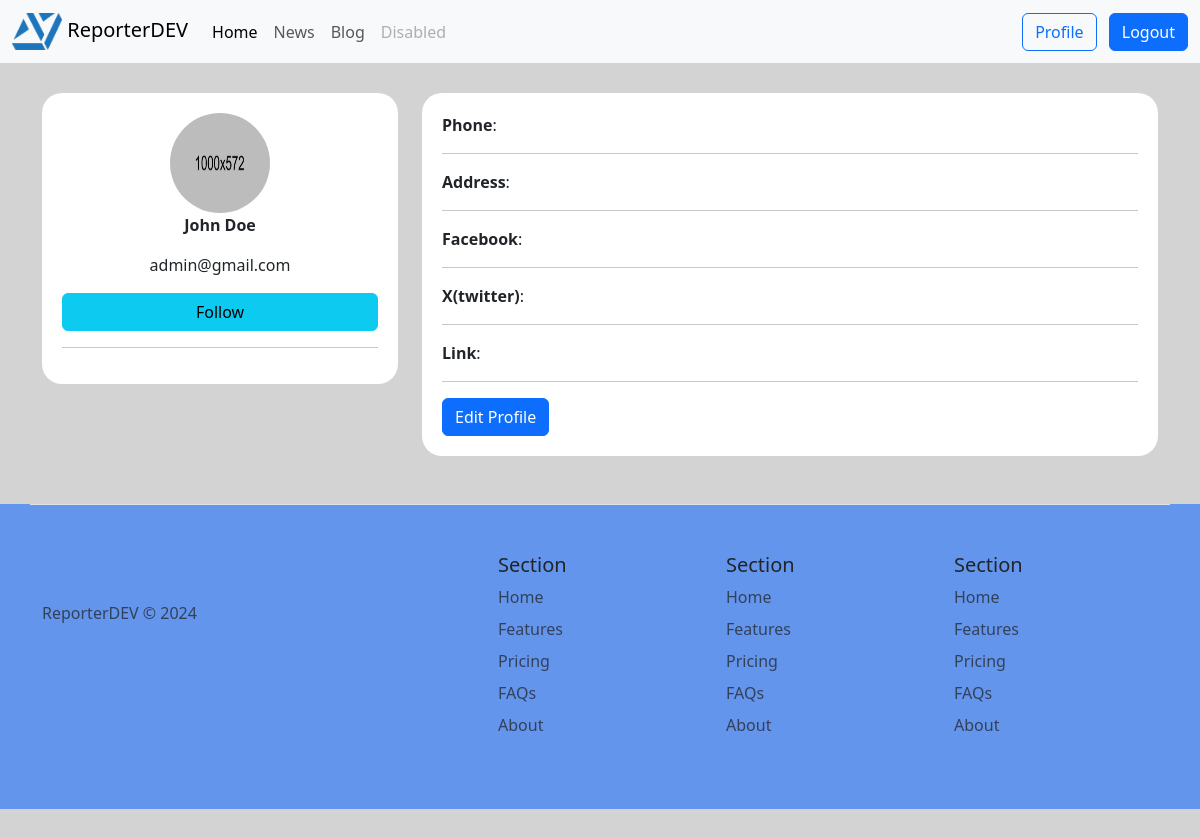
The app's page /accounts/profile/ (signed in), older data.
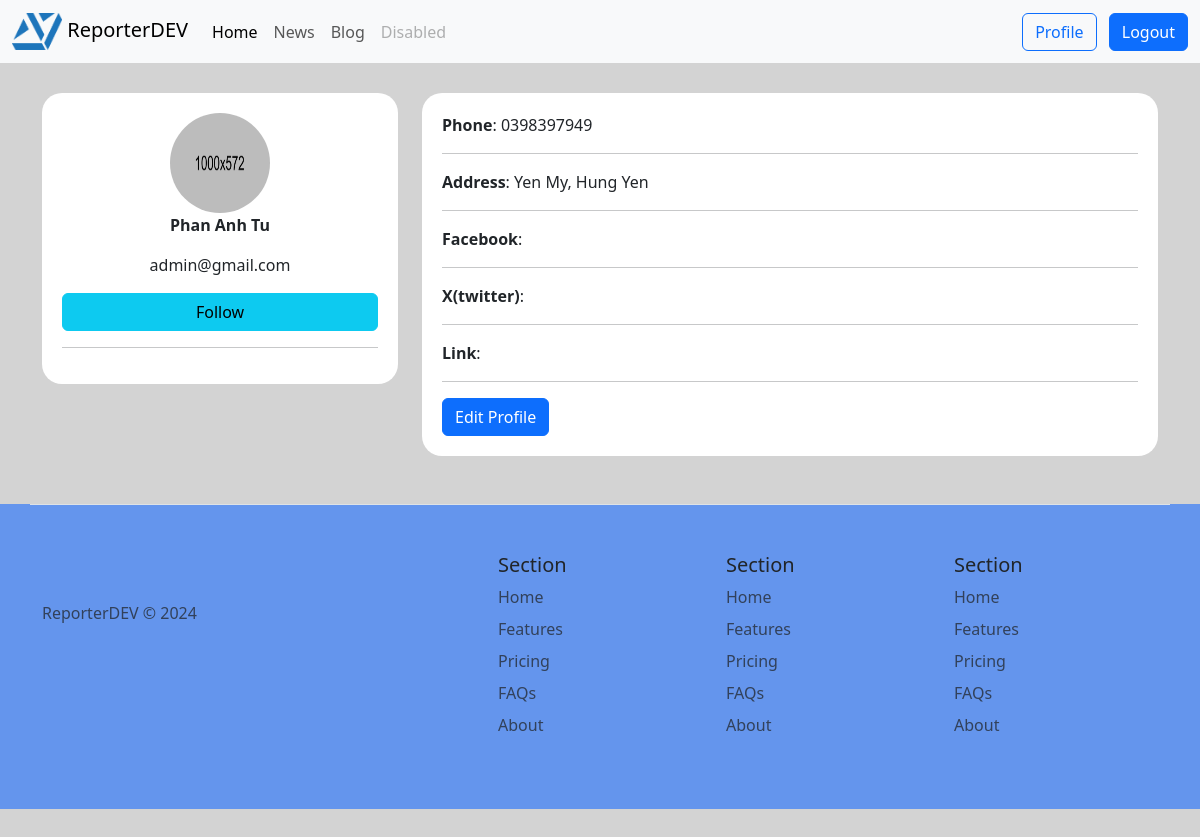
The same page, newer data.
### accounts/models.py (models this page shows, shortened)
class AuthorProfile(models.Model):
	user = models.OneToOneField(Author, on_delete=models.CASCADE)
	full_name = models.CharField(max_length=50, blank=True)
	avatar = models.ImageField(upload_to='avatar_user', blank=True)
	bio = models.CharField(max_length=255, blank=True)
	phone = models.CharField(max_length=11, blank=True)
	address = models.CharField(max_length=50, blank=True)
	link_facebook = models.CharField(max_length=100, blank=True)
	link_x = models.CharField(max_length=100, blank=True)
	link_other = models.CharField(max_length=100, blank=True)

class CustomUser(AbstractUser):
	class Types(models.TextChoices):
		ADMIN = 'admin', 'Admin'
		AUTHOR = 'author', 'Author'
		READER = 'reader', 'Reader'
	base_type = Types.READER
	user_type = models.CharField(_("Type"), max_length=10, choices=Types.choices, default=Types.READER)
	email = models.EmailField(unique=True)
	username = None
	USERNAME_FIELD = 'email'
	REQUIRED_FIELDS = ['user_type']
	objects = CustomUserManager()

### accounts/views.py (the view)
# urls.py: path('profile/', views.author_profile_view, name='profile'),
@login_required
def author_profile_view(request):
	try:
		profile = models.AuthorProfile.objects.get(user=request.user)
	except models.AuthorProfile.DoesNotExist:
		models.AuthorProfile.objects.create(user=request.user).save()
		profile = models.AuthorProfile.objects.get(user=request.user)
	if request.method == 'POST':
		form = forms.AuthorProfileForm(request.POST, instance=profile)
		if form.is_valid():
			form.save()
	else:
		form = forms.AuthorProfileForm()
	return render(request, 'accounts/profile.html', {'profile': profile, 'form': form})

### templates/accounts/profile.html (shortened to what this page needs)
{% extends 'base.html' %}
{% load static %}
{% block stylesheets %}
    <link rel="stylesheet" type="text/css" href="{% static 'css/profile.css' %}"/>
{% endblock %}
{% block content %}
    <div class="row" style="margin-top: 30px;">
        <div class="col-lg-4 col-md-6 col-12">
            <div class="info-author">
                {% if profile.avatar %}
                    <img src="/media/{{ profile.avatar }}" alt="avatar_author" class="avatar-author">
                {% else %}
                    <img src="/media/example.jpg" alt="avatar_author" class="avatar-author">
                {% endif %}
                {% if profile.full_name %}
                    <p><b>{{ profile.full_name }}</b></p>
                {% else %}
                    <p><b>John Doe</b></p>
                {% endif %}
                <p>{{ profile.user.email }}</p>
                <button class="btn btn-info" style="width: 100%">Follow</button>
                <hr>
            </div>
        </div>
        <div class="col-lg-8 col-md-6 col-12">
            <div class="info-author-2">
                <p><b>Phone</b>: {{ profile.phone }}</p>
                <hr>
                <p><b>Address</b>: {{ profile.address }}</p>
                <hr>
                <p><b>Facebook</b>: {{ profile.link_facebook }}</p>
                <hr>
                <p><b>X(twitter)</b>: {{ profile.link_x }}</p>
                <hr>
                <p><b>Link</b>: {{ profile.link_other }}</p>
                <hr>
                <button type="button" class="btn btn-primary" data-toggle="modal" data-target="#editProfileModal">
                    Edit Profile
                </button>
            </div>
        </div>
    </div>
{% endblock %}

### templates/base.html (shortened to what this page needs)
<!DOCTYPE html>
{% load static %}
<html lang="en">
<head>
    <link rel="stylesheet" href="https://maxcdn.bootstrapcdn.com/bootstrap/4.5.2/css/bootstrap.min.css">
    <link href="https://cdn.jsdelivr.net/npm/bootstrap@5.3.3/dist/css/bootstrap.min.css" rel="stylesheet"
>
    {% block stylesheets %}{% endblock %}
</head>
<body>
{% include 'partials/_navbar.html' %}
<div class="container">
    {% block content %}
    {% endblock %}
</div>
{% include 'partials/_footer.html' %}
</body>
</html>

### templates/partials/_navbar.html (shortened to what this page needs)
<nav class="navbar navbar-expand-lg bg-body-tertiary">
    <div class="container-fluid">
        <a class="navbar-brand" href="{% url 'home' %}">
            <img src="/media/icon_web.png" width="50px;"> ReporterDEV
        </a>
        <div class="collapse navbar-collapse" id="navbarNav">
            <ul class="navbar-nav">
                <li class="nav-item">
                    <a class="nav-link active" aria-current="page" href="{% url 'home' %}">Home</a>
                </li>
                <li class="nav-item">
                    <a class="nav-link" href="{% url 'news:list_news' %}">News</a>
                </li>
                <li class="nav-item">
                    <a class="nav-link" href="{% url 'blog:list_blog' %}">Blog</a>
                </li>
                <li class="nav-item">
                    <a class="nav-link disabled" aria-disabled="true">Disabled</a>
                </li>
            </ul>
            {% if request.user.is_authenticated %}
                <div class="ms-auto">
                    <a href="{% url 'accounts:profile' %}" class="btn btn-outline-primary me-2">Profile</a>
                    <a href="{% url 'accounts:logout' %}" class="btn btn-primary">Logout</a>
                </div>
            {% else %}
                <div class="ms-auto">
                    <a href="{% url 'accounts:login' %}" class="btn btn-outline-primary me-2">Login</a>
                    <a href="{% url 'accounts:register' %}" class="btn btn-primary">Register</a>
                </div>
            {% endif %}
        </div>
    </div>
</nav>

### templates/partials/_footer.html
<div style="background-color: cornflowerblue">
    <div class="container">
        <footer class="row row-cols-1 row-cols-sm-2 row-cols-md-5 py-5 my-5 border-top">
            <div class="col mb-3">
                <a href="/" class="d-flex align-items-center mb-3 link-dark text-decoration-none">
                    <svg class="bi me-2" width="40" height="32">
                        <use xlink:href="#bootstrap"></use>
                    </svg>
                </a>
                <p class="text-muted">ReporterDEV © 2024</p>
            </div>
            <div class="col mb-3">
            </div>
            <div class="col mb-3">
                <h5>Section</h5>
                <ul class="nav flex-column">
                    <li class="nav-item mb-2"><a href="#" class="nav-link p-0 text-muted">Home</a></li>
                    <li class="nav-item mb-2"><a href="#" class="nav-link p-0 text-muted">Features</a></li>
                    <li class="nav-item mb-2"><a href="#" class="nav-link p-0 text-muted">Pricing</a></li>
                    <li class="nav-item mb-2"><a href="#" class="nav-link p-0 text-muted">FAQs</a></li>
                    <li class="nav-item mb-2"><a href="#" class="nav-link p-0 text-muted">About</a></li>
                </ul>
            </div>
            <div class="col mb-3">
                <h5>Section</h5>
                <ul class="nav flex-column">
                    <li class="nav-item mb-2"><a href="#" class="nav-link p-0 text-muted">Home</a></li>
                    <li class="nav-item mb-2"><a href="#" class="nav-link p-0 text-muted">Features</a></li>
                    <li class="nav-item mb-2"><a href="#" class="nav-link p-0 text-muted">Pricing</a></li>
                    <li class="nav-item mb-2"><a href="#" class="nav-link p-0 text-muted">FAQs</a></li>
                    <li class="nav-item mb-2"><a href="#" class="nav-link p-0 text-muted">About</a></li>
                </ul>
            </div>
            <div class="col mb-3">
                <h5>Section</h5>
                <ul class="nav flex-column">
                    <li class="nav-item mb-2"><a href="#" class="nav-link p-0 text-muted">Home</a></li>
                    <li class="nav-item mb-2"><a href="#" class="nav-link p-0 text-muted">Features</a></li>
                    <li class="nav-item mb-2"><a href="#" class="nav-link p-0 text-muted">Pricing</a></li>
                    <li class="nav-item mb-2"><a href="#" class="nav-link p-0 text-muted">FAQs</a></li>
                    <li class="nav-item mb-2"><a href="#" class="nav-link p-0 text-muted">About</a></li>
                </ul>
            </div>
        </footer>
    </div>
</div>

### static/css/profile.css (style rules this page uses)
body { background-color: lightgray }
.info-author { text-align: center; background-color: #FFFFFF; border-radius: 20px; padding: 20px; }
.info-author-2 { background-color: #FFFFFF; border-radius: 20px; padding: 20px; }
.avatar-author { width: 100px; height: 100px; border-radius: 50%; vertical-align: middle }

Row changes from the older to the newer data that the page shows:
changed AuthorProfile "admin@gmail.com": full_name (not shown) → "Phan Anh Tu"; phone (not shown) → "0398397949"; address (not shown) → "Yen My, Hung Yen"
Text that changed along with them:
text no longer shown: "John Doe"
